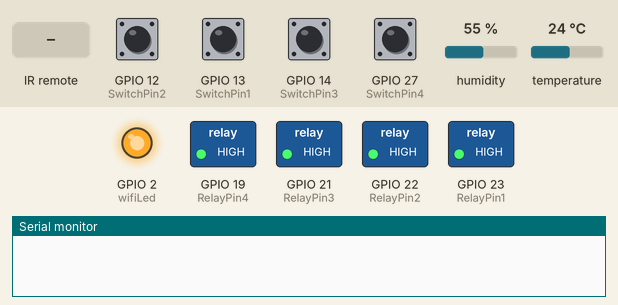
A sketch run on a simulated ESP32. On the bench: switched loads named in the sketch (green lamp = pin HIGH), output pins drawn as LEDs (lit = HIGH), the last lines printed to the serial monitor. The test bench sets the inputs (shaded band); at power-on: GPIO 12 (SwitchPin2), GPIO 13 (SwitchPin1), GPIO 14 (SwitchPin3), GPIO 27 (SwitchPin4) HIGH, humidity 55 %, temperature 24 °C. WiFi joins after 1.5 s; servers stay silent unless stated.

Above: at 2.2 s.
2.3 s: GPIO 12 (SwitchPin2) pulled LOW for 0.15 s
At 2.37 s:
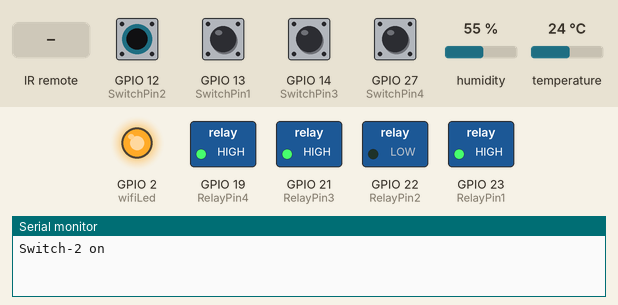
3.9 s: GPIO 13 (SwitchPin1) pulled LOW for 0.15 s
At 3.97 s:
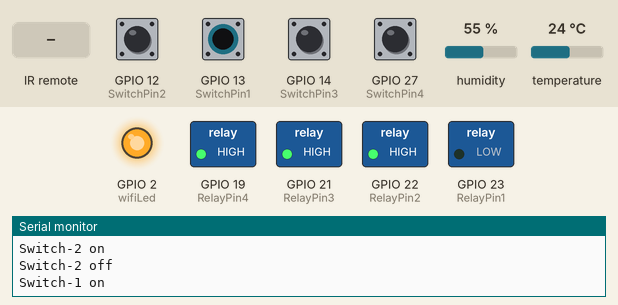
5.5 s: GPIO 14 (SwitchPin3) pulled LOW for 0.15 s
At 5.57 s:
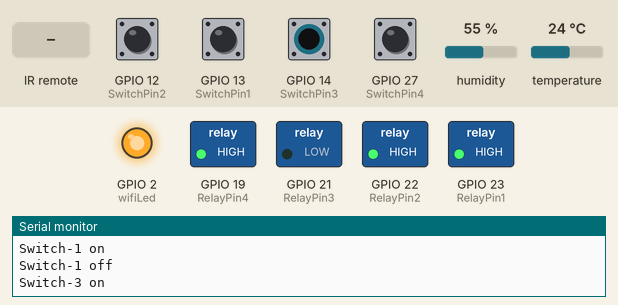
7.1 s: GPIO 27 (SwitchPin4) pulled LOW for 0.15 s
At 7.17 s:
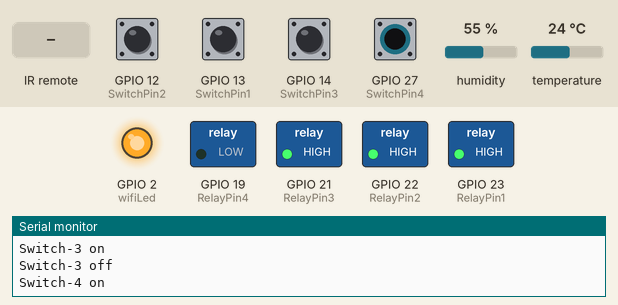
8.7 s: infrared code 0x80BF49B6 received
At 9.4 s:
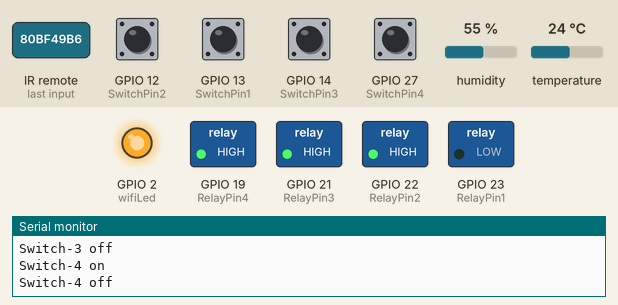
10.2 s: infrared code 0x80BFC936 received
At 10.6 s:
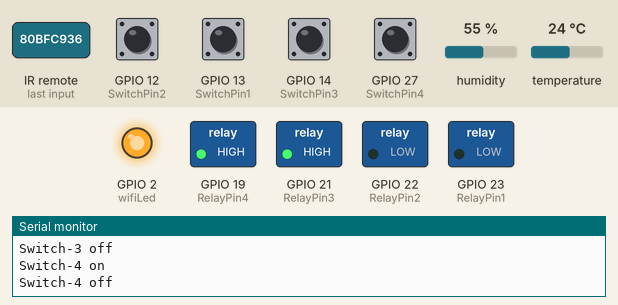
Timing chart, 0 to 12.7 s (numbered marks = the images above; inputs shaded):
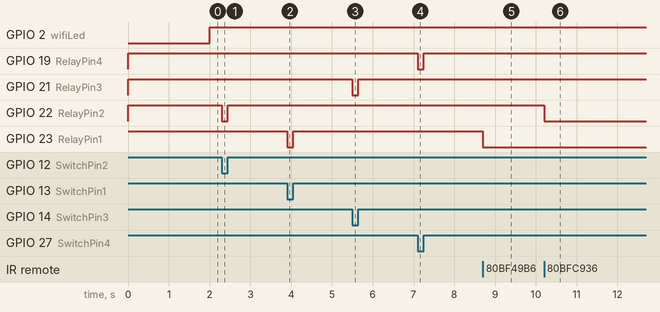

The sketch:

Code_ESP32_NEW_Blynk_4Relay_IR_DHT11_Switch.ino
```cpp
/**********************************************************************************
 *  TITLE: Blynk + Manual Switch (latched) + IR + DHT11 control 4 Relays using ESP32 (Real time feedback + no WiFi control)
 *  Click on the following links to learn more.
 *  YouTube Video: https://youtu.be/VNeT5QgH-IM
 *  Related Blog : https://iotcircuithub.com/esp32-projects/
 *  by Tech StudyCell
 *  Preferences--> Aditional boards Manager URLs :
 *  https://dl.espressif.com/dl/package_esp32_index.json, http://arduino.esp8266.com/stable/package_esp8266com_index.json
 *
 *  Download Board ESP32 : https://github.com/espressif/arduino-esp32
 *
 *  Download the libraries
 *  Blynk Library (1.0.1):  https://github.com/blynkkk/blynk-library
 *  IRremote Library (3.6.1): https://github.com/Arduino-IRremote/Arduino-IRremote
 *  DHT Library (1.4.3): https://github.com/adafruit/DHT-sensor-library
 **********************************************************************************/

/* Fill-in your Template ID (only if using Blynk.Cloud) */
#define BLYNK_TEMPLATE_ID ""
#define BLYNK_DEVICE_NAME ""
#define BLYNK_AUTH_TOKEN ""

// Your WiFi credentials.
// Set password to "" for open networks.
char ssid[] = "WiFi NAME";
char pass[] = "WiFi Password";

bool fetch_blynk_state = true;  //true or false

//Update the HEX code of IR Remote buttons 0x<HEX CODE>
#define IR_Button_1   0x80BF49B6
#define IR_Button_2   0x80BFC936
#define IR_Button_3   0x80BF33CC
#define IR_Button_4   0x80BF718E
#define IR_All_Off    0x80BF3BC4

//#define BLYNK_PRINT Serial
#include <WiFi.h>
#include <WiFiClient.h>
#include <BlynkSimpleEsp32.h>
#include <DHT.h>
#include <IRremote.h>

#define DHTPIN              16 //D16  pin connected with DHT
#define IR_RECV_PIN         35 // D35 (IR receiver pin)

// Uncomment whatever type you're using!
#define DHTTYPE DHT11     // DHT 11
//#define DHTTYPE DHT22   // DHT 22, AM2302, AM2321
//#define DHTTYPE DHT21   // DHT 21, AM2301

IRrecv irrecv(IR_RECV_PIN);
decode_results results;

// define the GPIO connected with Relays and switches
#define RelayPin1 23  //D23
#define RelayPin2 22  //D22
#define RelayPin3 21  //D21
#define RelayPin4 19  //D19

#define SwitchPin1 13  //D13
#define SwitchPin2 12  //D12
#define SwitchPin3 14  //D14
#define SwitchPin4 27  //D27

#define wifiLed   2   //D2

//Change the virtual pins according the rooms
#define VPIN_BUTTON_1    V1
#define VPIN_BUTTON_2    V2
#define VPIN_BUTTON_3    V3
#define VPIN_BUTTON_4    V4

#define VPIN_BUTTON_C    V5
#define VPIN_TEMPERATURE V6
#define VPIN_HUMIDITY    V7

// Relay State
bool toggleState_1 = LOW; //Define integer to remember the toggle state for relay 1
bool toggleState_2 = LOW; //Define integer to remember the toggle state for relay 2
bool toggleState_3 = LOW; //Define integer to remember the toggle state for relay 3
bool toggleState_4 = LOW; //Define integer to remember the toggle state for relay 4

// Switch State
bool SwitchState_1 = LOW;
bool SwitchState_2 = LOW;
bool SwitchState_3 = LOW;
bool SwitchState_4 = LOW;

int wifiFlag = 0;
float temperature1 = 0;
float humidity1   = 0;

char auth[] = BLYNK_AUTH_TOKEN;

BlynkTimer timer;
DHT dht(DHTPIN, DHTTYPE);

// When App button is pushed - switch the state

BLYNK_WRITE(VPIN_BUTTON_1) {
  toggleState_1 = param.asInt();
  digitalWrite(RelayPin1, !toggleState_1);
}

BLYNK_WRITE(VPIN_BUTTON_2) {
  toggleState_2 = param.asInt();
  digitalWrite(RelayPin2, !toggleState_2);
}

BLYNK_WRITE(VPIN_BUTTON_3) {
  toggleState_3 = param.asInt();
  digitalWrite(RelayPin3, !toggleState_3);
}

BLYNK_WRITE(VPIN_BUTTON_4) {
  toggleState_4 = param.asInt();
  digitalWrite(RelayPin4, !toggleState_4);
}

BLYNK_WRITE(VPIN_BUTTON_C) {
  all_SwitchOff();
}

void all_SwitchOff(){
  toggleState_1 = 0; digitalWrite(RelayPin1, HIGH); Blynk.virtualWrite(VPIN_BUTTON_1, toggleState_1); delay(100);
  toggleState_2 = 0; digitalWrite(RelayPin2, HIGH); Blynk.virtualWrite(VPIN_BUTTON_2, toggleState_2); delay(100);
  toggleState_3 = 0; digitalWrite(RelayPin3, HIGH); Blynk.virtualWrite(VPIN_BUTTON_3, toggleState_3); delay(100);
  toggleState_4 = 0; digitalWrite(RelayPin4, HIGH); Blynk.virtualWrite(VPIN_BUTTON_4, toggleState_4); delay(100);
  Blynk.virtualWrite(VPIN_HUMIDITY, humidity1);
  Blynk.virtualWrite(VPIN_TEMPERATURE, temperature1);
}

void checkBlynkStatus() { // called every 2 seconds by SimpleTimer

  bool isconnected = Blynk.connected();
  if (isconnected == false) {
    wifiFlag = 1;
    Serial.println("Blynk Not Connected");
    digitalWrite(wifiLed, LOW);
  }
  if (isconnected == true) {
    wifiFlag = 0;
    if (!fetch_blynk_state){
    Blynk.virtualWrite(VPIN_BUTTON_1, toggleState_1);
    Blynk.virtualWrite(VPIN_BUTTON_2, toggleState_2);
    Blynk.virtualWrite(VPIN_BUTTON_3, toggleState_3);
    Blynk.virtualWrite(VPIN_BUTTON_4, toggleState_4);
    }
    digitalWrite(wifiLed, HIGH);
    //Serial.println("Blynk Connected");
  }
}

BLYNK_CONNECTED() {
  // Request the latest state from the server
  if (fetch_blynk_state){
    Blynk.syncVirtual(VPIN_BUTTON_1);
    Blynk.syncVirtual(VPIN_BUTTON_2);
    Blynk.syncVirtual(VPIN_BUTTON_3);
    Blynk.syncVirtual(VPIN_BUTTON_4);
  }
    Blynk.syncVirtual(VPIN_TEMPERATURE);
    Blynk.syncVirtual(VPIN_HUMIDITY);
}

void readSensor(){

  float h = dht.readHumidity();
  float t = dht.readTemperature(); // or dht.readTemperature(true) for Fahrenheit

  if (isnan(h) || isnan(t)) {
    Serial.println("Failed to read from DHT sensor!");
    return;
  }
  else {
    humidity1 = h;
    temperature1 = t;
   // Serial.println(temperature1);
   // Serial.println(humidity1);
  }
}

void sendSensor()
{
  readSensor();
  // You can send any value at any time.
  // Please don't send more that 10 values per second.
  Blynk.virtualWrite(VPIN_HUMIDITY, humidity1);
  Blynk.virtualWrite(VPIN_TEMPERATURE, temperature1);
}

void ir_remote(){
  if (irrecv.decode(&results)) {
      switch(results.value){
          case IR_Button_1:
            digitalWrite(RelayPin1, toggleState_1);
            toggleState_1 = !toggleState_1;
            Blynk.virtualWrite(VPIN_BUTTON_1, toggleState_1);
            delay(100);
            break;
          case IR_Button_2:
            digitalWrite(RelayPin2, toggleState_2);
            toggleState_2 = !toggleState_2;
            Blynk.virtualWrite(VPIN_BUTTON_2, toggleState_2);
            delay(100);
            break;
          case IR_Button_3:
            digitalWrite(RelayPin3, toggleState_3);
            toggleState_3 = !toggleState_3;
            Blynk.virtualWrite(VPIN_BUTTON_3, toggleState_3);
            delay(100);
            break;
          case IR_Button_4:
            digitalWrite(RelayPin4, toggleState_4);
            toggleState_4 = !toggleState_4;
            Blynk.virtualWrite(VPIN_BUTTON_4, toggleState_4);
            delay(100);
            break;
          case IR_All_Off:
            all_SwitchOff();
            break;
          default : break;
        }
        //Serial.println(results.value, HEX);
        irrecv.resume();
  }
}

void manual_control()
{
  if (digitalRead(SwitchPin1) == LOW && SwitchState_1 == LOW) {
    digitalWrite(RelayPin1, LOW);
    toggleState_1 = HIGH;
    SwitchState_1 = HIGH;
    Blynk.virtualWrite(VPIN_BUTTON_1, toggleState_1);
    Serial.println("Switch-1 on");
  }
  if (digitalRead(SwitchPin1) == HIGH && SwitchState_1 == HIGH) {
    digitalWrite(RelayPin1, HIGH);
    toggleState_1 = LOW;
    SwitchState_1 = LOW;
    Blynk.virtualWrite(VPIN_BUTTON_1, toggleState_1);
    Serial.println("Switch-1 off");
  }
  if (digitalRead(SwitchPin2) == LOW && SwitchState_2 == LOW) {
    digitalWrite(RelayPin2, LOW);
    toggleState_2 = HIGH;
    SwitchState_2 = HIGH;
    Blynk.virtualWrite(VPIN_BUTTON_2, toggleState_2);
    Serial.println("Switch-2 on");
  }
  if (digitalRead(SwitchPin2) == HIGH && SwitchState_2 == HIGH) {
    digitalWrite(RelayPin2, HIGH);
    toggleState_2 = LOW;
    SwitchState_2 = LOW;
    Blynk.virtualWrite(VPIN_BUTTON_2, toggleState_2);
    Serial.println("Switch-2 off");
  }
  if (digitalRead(SwitchPin3) == LOW && SwitchState_3 == LOW) {
    digitalWrite(RelayPin3, LOW);
    toggleState_3 = HIGH;
    SwitchState_3 = HIGH;
    Blynk.virtualWrite(VPIN_BUTTON_3, toggleState_3);
    Serial.println("Switch-3 on");
  }
  if (digitalRead(SwitchPin3) == HIGH && SwitchState_3 == HIGH) {
    digitalWrite(RelayPin3, HIGH);
    toggleState_3 = LOW;
    SwitchState_3 = LOW;
    Blynk.virtualWrite(VPIN_BUTTON_3, toggleState_3);
    Serial.println("Switch-3 off");
  }
  if (digitalRead(SwitchPin4) == LOW && SwitchState_4 == LOW) {
    digitalWrite(RelayPin4, LOW);
    toggleState_4 = HIGH;
    SwitchState_4 = HIGH;
    Blynk.virtualWrite(VPIN_BUTTON_4, toggleState_4);
    Serial.println("Switch-4 on");
  }
  if (digitalRead(SwitchPin4) == HIGH && SwitchState_4 == HIGH) {
    digitalWrite(RelayPin4, HIGH);
    toggleState_4 = LOW;
    SwitchState_4 = LOW;
    Blynk.virtualWrite(VPIN_BUTTON_4, toggleState_4);
    Serial.println("Switch-4 off");
  }
}

void setup()
{
  Serial.begin(9600);

  pinMode(RelayPin1, OUTPUT);
  pinMode(RelayPin2, OUTPUT);
  pinMode(RelayPin3, OUTPUT);
  pinMode(RelayPin4, OUTPUT);

  pinMode(wifiLed, OUTPUT);

  pinMode(SwitchPin1, INPUT_PULLUP);
  pinMode(SwitchPin2, INPUT_PULLUP);
  pinMode(SwitchPin3, INPUT_PULLUP);
  pinMode(SwitchPin4, INPUT_PULLUP);

  //During Starting all Relays should TURN OFF
  digitalWrite(RelayPin1, !toggleState_1);
  digitalWrite(RelayPin2, !toggleState_2);
  digitalWrite(RelayPin3, !toggleState_3);
  digitalWrite(RelayPin4, !toggleState_4);

  irrecv.enableIRIn(); // Enabling IR sensor
  dht.begin();    // Enabling DHT sensor

  digitalWrite(wifiLed, LOW);

  //Blynk.begin(auth, ssid, pass);
  WiFi.begin(ssid, pass);
  timer.setInterval(2000L, checkBlynkStatus); // check if Blynk server is connected every 2 seconds
  timer.setInterval(1000L, sendSensor); // Sending Sensor Data to Blynk Cloud every 1 second
  Blynk.config(auth);
  delay(1000);

  if (!fetch_blynk_state){
    Blynk.virtualWrite(VPIN_BUTTON_1, toggleState_1);
    Blynk.virtualWrite(VPIN_BUTTON_2, toggleState_2);
    Blynk.virtualWrite(VPIN_BUTTON_3, toggleState_3);
    Blynk.virtualWrite(VPIN_BUTTON_4, toggleState_4);
  }
}

void loop()
{
  manual_control();
  ir_remote(); //IR remote Control
  Blynk.run();
  timer.run();
}
```

Measured:
- after the input at 2.3 s, GPIO 22 (RelayPin2): HIGH → LOW at once, → HIGH 0.15 s later
- after the input at 3.9 s, GPIO 23 (RelayPin1): HIGH → LOW at once, → HIGH 0.15 s later
- after the input at 5.5 s, GPIO 21 (RelayPin3): HIGH → LOW at once, → HIGH 0.15 s later
- after the input at 7.1 s, GPIO 19 (RelayPin4): HIGH → LOW at once, → HIGH 0.15 s later
- after the input at 8.7 s, GPIO 23 (RelayPin1): HIGH → LOW at once
- after the input at 10.2 s, GPIO 22 (RelayPin2): HIGH → LOW at once
